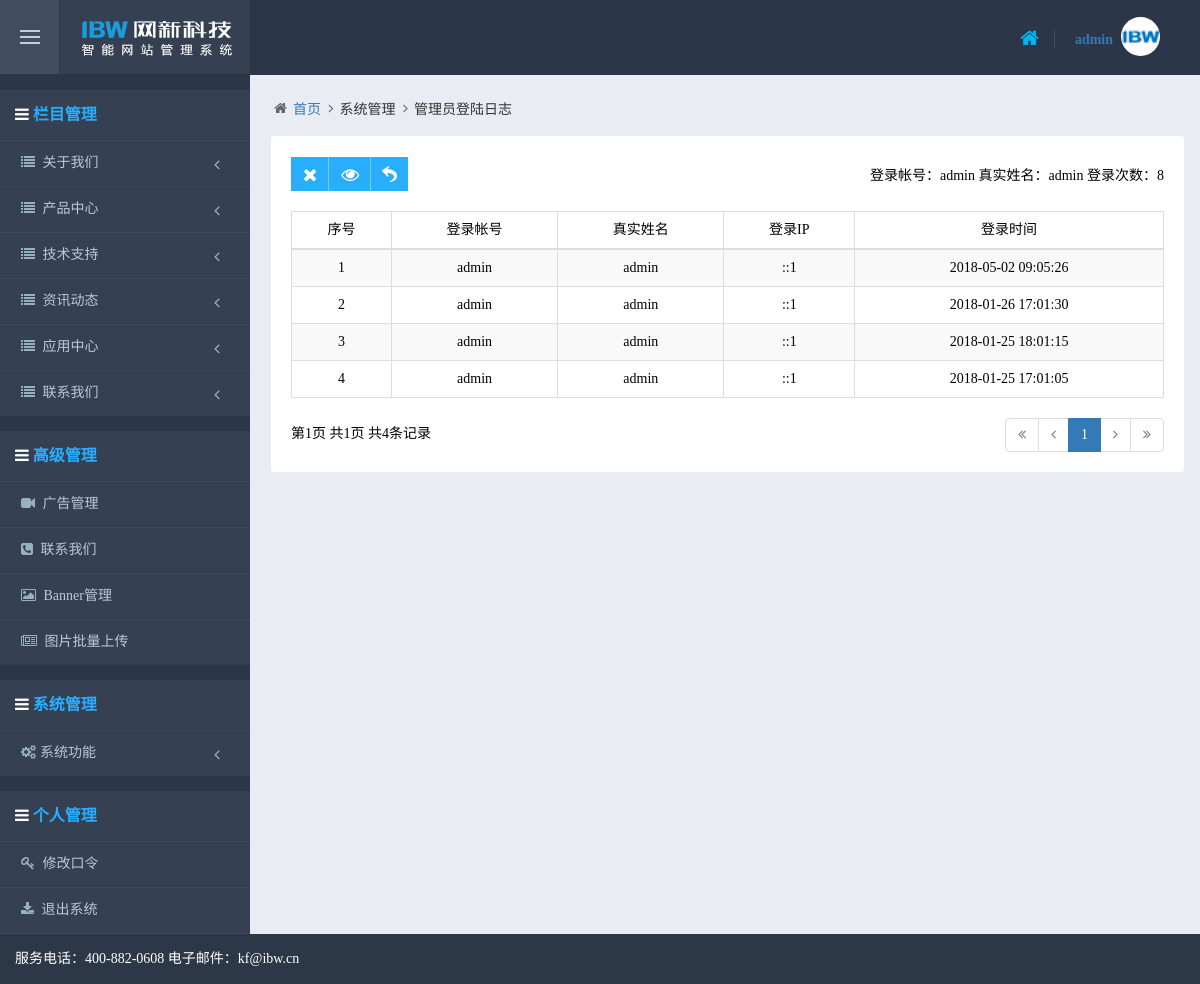
The page /manage/admin_login_list.php?id=1 (signed in) on the database its author committed.
### tables this page shows
CREATE TABLE `info_class` (
  `id` varchar(20) NOT NULL DEFAULT '',
  `sortnum` int(10) unsigned NOT NULL DEFAULT '0',
  `name` varchar(50) NOT NULL DEFAULT '',
  `pic` varchar(200) DEFAULT NULL,
  `content` text,
  `files` text,
  `info_state` varchar(10) NOT NULL DEFAULT '',
  `max_level` tinyint(1) unsigned NOT NULL DEFAULT '0',
  `has_sub` tinyint(1) unsigned NOT NULL DEFAULT '0',
  `sub_content` tinyint(1) unsigned NOT NULL DEFAULT '0',
  `sub_pic` tinyint(1) unsigned NOT NULL DEFAULT '0',
  `hasViews` tinyint(1) unsigned NOT NULL DEFAULT '0',
  `hasState` tinyint(1) unsigned NOT NULL DEFAULT '0',
  `hasPic` tinyint(1) unsigned NOT NULL DEFAULT '0',
  `hasAnnex` tinyint(1) unsigned NOT NULL DEFAULT '0',
  `hasIntro` tinyint(1) unsigned NOT NULL DEFAULT '0',
  `hasContent` tinyint(1) unsigned NOT NULL DEFAULT '0',
  `hasWebsite` tinyint(1) unsigned NOT NULL DEFAULT '0',
  `hasAuthor` tinyint(1) unsigned NOT NULL DEFAULT '0',
  `hasSource` tinyint(1) unsigned NOT NULL DEFAULT '0',
  `hasKeyword` tinyint(1) unsigned NOT NULL DEFAULT '0',
  `state` tinyint(1) unsigned NOT NULL DEFAULT '0',
  `hasPics` tinyint(1) unsigned DEFAULT '0',
  `hasPic2` tinyint(1) unsigned DEFAULT '0',
  `hasContent2` tinyint(1) unsigned DEFAULT '0',
  `hasContent3` tinyint(1) unsigned DEFAULT '0',
  `hasContent4` tinyint(1) unsigned DEFAULT '0',
  `hasContent5` tinyint(1) unsigned DEFAULT '0',
  `hasContent6` tinyint(1) unsigned DEFAULT '0',
  `en_name` varchar(50) DEFAULT NULL,
  `hasDescription` tinyint(1) NOT NULL DEFAULT '0',
  `keyword` varchar(200) DEFAULT NULL,
  `description` varchar(200) DEFAULT NULL,
  PRIMARY KEY (`id`),
  KEY `sortnum` (`sortnum`)
);

CREATE TABLE `advanced` (
  `id` int(10) unsigned NOT NULL DEFAULT '0',
  `sortnum` int(10) unsigned NOT NULL DEFAULT '0',
  `name` varchar(50) NOT NULL DEFAULT '',
  `default_file` varchar(50) NOT NULL DEFAULT '',
  `state` tinyint(1) unsigned NOT NULL DEFAULT '0',
  PRIMARY KEY (`id`),
  UNIQUE KEY `id` (`id`)
);

### config.php (called while the page is built, shortened)
<?
$config["db_host"] = "localhost";
$config["db_user"] = "root";
$config["db_pass"] = "root";
$config["db_name"] = "robox";

### include/onlyDB.php (called while the page is built, shortened)
<?
class onlyDB
{
	var $dbHost       = "";
	var $dbUser       = "";
	var $dbPassword   = "";
	var $dbName       = "";
	var $linkId;
	function onlyDB($dbHost, $dbUser, $dbPassword, $dbName = "")
	{
		$this->dbHost      = $dbHost;
		$this->dbUser      = $dbUser;
		$this->dbPassword  = $dbPassword;
		$this->dbName      = $dbName;
	}
	function connect()
	{
		$this->linkId = mysql_connect($this->dbHost, $this->dbUser, $this->dbPassword);
		if ($this->dbName)
		{
			return $this->select_db($this->dbName);
		}
		return true;
	}
	function select_db($dbName)
	{
		$rt = mysql_select_db($dbName);
		if (!$rt)
		{
			raise( new OnlyException( $this->error() ) );
		}
		else
		{
			$this->dbName = $dbName;
		}
		return $rt;
	}
	function query($query)
	{
		$rt = mysql_query($query, $this->linkId);
		return $rt;
	}
	function fetch_array($result, $fetchModule = MYSQL_ASSOC)
	{
		return mysql_fetch_array($result, $fetchModule);
	}
}
?>

### manage/isadmin.php (called while the page is built, shortened)
<?php
$session_admin_grade	= $_SESSION["ADMIN_GRADE"];
?>

### manage/admin_login_list.php (the view, shortened to what this page needs)
<?
require(dirname(__FILE__) . "/isadmin.php");
require(dirname(__FILE__) . "/config.php");
$id			= (int)$_GET["id"];
$page		= (int)$_GET["page"] > 0 ? (int)$_GET["page"] : 1;
$listUrl  = "admin_login_list.php?page=$page&id=$id";
$clearUrl = "admin_login_list.php?id=$id";
$backUrl  = "admin_list.php";
$db = new onlyDB($config["db_host"], $config["db_user"], $config["db_pass"], $config["db_name"]);
$sql = "select name, realname, login_count from admin where id=$id";
$rst = $db->query($sql);
if ($row = $db->fetch_array($rst))
{
	$name			= $row["name"];
	$realname		= $row["realname"];
	$login_count	= $row["login_count"];
}
else
{
	$db->close();
	info("指定的记录不存在！");
}
?>
<!DOCTYPE html>
<html lang="zh-CN">
<head>
<link href="themes/plugins/bootstrap/css/bootstrap.min.css" rel="stylesheet" />
<link href="themes/fonts/font-awesome/css/font-awesome.min.css" rel="stylesheet" />
<link href="themes/plugins/uniform/css/uniform.default.css" rel="stylesheet" />
<link href="themes/css/shy.css" rel="stylesheet" />
<link href="themes/css/shy-skin.css" rel="stylesheet" />
</head>
<body>
<?
	require_once("header.php");
?>
<div class="page-container clearfix">
	<div class="page-content-wrapper">
		<?
		require_once("menu.php");
		?>
		<div class="page-content">
			<ul class="page-breadcrumb breadcrumb">
				<li><i class="fa fa-home"></i><a href="index.php">首页</a></li>
				<li><i class="fa fa-angle-right"></i>系统管理</li>
				<li><i class="fa fa-angle-right"></i>管理员登陆日志</li>
			</ul>
			<div class="row">
				<div class="col-md-12">
					<div class="portlet light">
						<div class="portlet-title">
							<div class="row">
								<div class="col-md-6 col-sm-6">
									<div class="caption"><a class="btn btn-shy btn-default tooltips" href="<?=$clearUrl?>&clear_id=<?=$id?>" onClick="return clearLogin()" data-placement="top" data-original-title="清空日志"><i class="fa fa-remove"></i></a> <a class="btn btn-shy btn-default tooltips" href="<?=$listUrl?>" data-placement="top" data-original-title="刷新列表"><i class="fa fa-eye"></i></a> <a class="btn btn-shy btn-default tooltips s-back" href="<?=$backUrl?>" data-placement="top" data-original-title="返回列表"></a></div>
								</div>
								<div class="col-md-6 col-sm-6">
									<div class="sch-form pull-right"  style="height:40px">
										登录帐号：<?=$name?> 真实姓名：<?=$realname?> 登录次数：<?=$login_count?>
                                    </div>
								</div>
							</div>
						</div>
						<div class="portlet-body table-responsive">
							<table class="table table-striped table-bordered table-hover table-checkable order-column dataTable no-footer" id="sample_1">
								<thead>
									<tr>
										<th width="100" class="text-center hidden-xs">序号</th>
										<th class="text-center hidden-xs">登录帐号</th>
										<th class="text-center hidden-xs">真实姓名</th>
										<th class="text-center hidden-xs">登录IP</th>
										<th class="text-center hidden-xs">登录时间</th>
									</tr>
								</thead>
								<tbody>
									<?
									$page_size   = DEFAULT_PAGE_SIZE;
									$sql = "select count(*) as cnt from admin_login where admin_id=$id";
									$rst = $db->query($sql);
									$row = $db->fetch_array($rst);
									$record_count = $row["cnt"];
									$page_count = ceil($record_count / $page_size);
									$sql = "select admin_id, login_time, login_ip from admin_login where admin_id=$id order by login_time desc";
									$sql .= " limit " . ($page - 1) * $page_size . ", " . $page_size;
									$rst = $db->query($sql);
									$i = 1;
									while ($row = $db->fetch_array($rst)){
									?>
									<tr class="<?if($i%2==1){echo "odd";}else{echo "even";}?>" >
										<th class="text-center hidden-xs"><?=$i?></th>
										<th class="text-center hidden-xs"><?=$name?></th>
										<th class="text-center hidden-xs"><?=$realname?></th>
										<th class="text-center hidden-xs"><?=$row["login_ip"]?></th>
										<th class="text-center hidden-xs"><?=$row["login_time"]?></th>
									</tr>
									<?
										$i++;
									}
									?>
								</tbody>
							</table>
						</div>
						<div class="row">
							<div class="col-md-5 col-sm-5 hidden-xs">
								<div class="records">第<?=$page?>页 共<?=$page_count?>页 共<?=$record_count?>条记录</div>
							</div>
							<div class="col-md-7 col-sm-7">
								<?=genPaginationBar($page, $page_count)?>
							</div>
						</div>
					</div>
				</div>
			</div>
		</div>
	</div>
</div>
<?
	require_once("foot.php");
?>
</body>
</html>

### manage/menu.php (shortened to what this page needs)
<?
$db = new onlyDB($config["db_host"], $config["db_user"], $config["db_pass"], $config["db_name"]);
?>
<div class="page-sidebar-wrapper">
	<div class="page-sidebar navbar-collapse collapse">
		<ul class="page-sidebar-menu" data-slide-speed="200">
			<li class="heading"> <i class="fa fa-navicon"></i> 栏目管理</li>
            <?
            $sql = "select id, name, state from info_class where id like '" . CLASS_SPACE . "' order by sortnum asc";
			$rst = $db->query($sql);
			while ($row = $db->fetch_array($rst))
			{
				if ($session_admin_grade == ADMIN_HIDDEN || $session_admin_grade == ADMIN_SYSTEM || $session_admin_grade == ADMIN_ADVANCED || hasBegin4Include($session_admin_popedom, $row["id"]) == true)
				{
			?>
			<li class="nav-item">
				<a href="javascript:;" class="nav-toggle"> <i class="fa fa-list"></i> <span class="title"><?=$row["name"]?></span><span class="arrow"></span></a>
					<?
					$sql  = "select id, name from info_class where id like '" . $row["id"] . CLASS_SPACE . "' order by sortnum asc";
					?>
			</li>
			<?
				}
            }
            if ($session_admin_grade == ADMIN_HIDDEN || $session_admin_grade == ADMIN_SYSTEM || count($session_admin_advanced) > 0)
			{
			?>
			<li class="heading"> <i class="fa fa-navicon"></i> 高级管理</li>
        	<?
        		if ($session_admin_grade == ADMIN_HIDDEN){
				$sql = "select id, name, default_file from advanced where state>0 order by sortnum asc limit 20";
				}else{
				$sql = "select id, name, default_file from advanced where state=1 order by sortnum asc limit 20";
				}
				$rst = $db->query($sql);
				while ($row = $db->fetch_array($rst))
				{
					if ($session_admin_grade == ADMIN_HIDDEN || $session_admin_grade == ADMIN_SYSTEM || hasInclude($session_admin_advanced, $row["id"]) == true)
					{
				?>
				<li class="nav-item">
					<a href="<?=$row["default_file"]?>" class="nav-toggle"> <i class="fa fa-ico<?=$row["id"]?>"></i> <span class="title"><?=$row["name"]?></span></a>
	            </li>
				<?
					}
	            }
	        ?>
			<?
            }
            if ($session_admin_grade == ADMIN_HIDDEN || $session_admin_grade == ADMIN_SYSTEM)
			{
			?>
			<li class="heading"> <i class="fa fa-navicon"></i> 系统管理</li>
			<li class="nav-item"><a href="javascript:;" class="nav-toggle"><i class="fa fa-cogs"></i><span  class="title">系统功能</span><span class="arrow"></span> </a>
			</li>
			<?
            }
			?>
			<li class="heading"> <i class="fa fa-navicon"></i> 个人管理</li>
			<li class="nav-item"><a href="admin_changepass.php" class="nav-toggle"> <i class="fa fa-key"></i> <span class="title">修改口令</span></a></li>
			<li class="nav-item"><a href="logout.php" class="nav-toggle" onClick="if (confirm('确定要退出吗？')) return true; else return false;"> <i class="fa  fa-download"></i> <span class="title">退出系统</span></a></li>
		</ul>
	</div>
</div>

### manage/themes/css/shy.css (style rules this page uses)
.page-content-wrapper { background:#354052; }
.page-content { background:#e9ecf3; }
.page-container { position:relative; margin:0; padding:0 15px 50px 0; }
.page-container:after,.page-container:before { content:" "; display:table; }
@media (min-width:992px) { .page-content-wrapper { width:100%; } }
@media (min-width:992px) { .page-content-wrapper .page-content { min-height:600px; margin-left:250px; margin-top:0; padding:10px 0 0 20px; } }
.page-sidebar { padding:0; border-radius:0; background: #354052; }
.page-sidebar .page-sidebar-menu { margin:0 0; padding:0; border-bottom:1px solid #3f4b5b; }
.page-sidebar-menu .heading { height:65px; margin:0; padding:10px 15px 10px; border-bottom:1px solid #343d4e; color:#29aefe; line-height:30px; font-size:16px; font-weight:bold; border-top: 15px solid #2b3749; }
.page-sidebar-menu .heading .fa { color: #fff; }
.page-sidebar-menu>li>a { position:relative; display:block; margin:0 0 0; padding:12px 21px; border:0; border-bottom:1px solid #343d4e; border-top:1px solid #3f4b5b; text-decoration:none; }
.page-sidebar-menu>li>a>.title { font-size:14px; font-weight:400; color:#bac8dd; }
.page-sidebar-menu li a i { position:relative; margin-right:4px; font-size:14px; font-weight:300; }
.page-sidebar-menu>li>a>[class^=fa] { position:relative; margin-right:4px; }
@media (min-width:992px) { .page-sidebar,.page-sidebar .page-sidebar-menu { margin-bottom:0; } }
@media (min-width:992px) { .page-sidebar { position:relative; float:left; width:250px; max-height:none!important; margin-right:-100%; background: #354052; } }
.breadcrumb { margin:0; padding:15px 0 ; background:0 0; color:#333 }
.breadcrumb>li+li:before { display:none; }
.breadcrumb .fa { position:relative; top:-1px; margin:0 6px 0 4px; color:#666; }
.portlet { margin-bottom:25px; padding:20px; border-radius:4px; border:1px solid #e7ecf1; background:#fff; }
.portlet .portlet-title { min-height:40px; padding:0; line-height:40px; }
.portlet .portlet-title:after,.portlet .portlet-title:before { content:" "; display:table; }
.portlet .portlet-title .caption { float:left; font-size:16px; padding:0; border-radius:3px; border:0; line-height: 38px; }
.light .portlet-title .col-md-6 .caption { float:left; font-size:16px; padding:0; border-radius:3px; border:0; line-height: 34px; }
.light .portlet-title .caption a { border:none; margin: 0; border-radius:0; border-left:1px solid #74cbff; background:#29aefe;margin-right: -5px; color: #fff }
.light .portlet-title .caption .btn:first-child { border-left:0; }
.sch-form { margin-bottom:15px; overflow:hidden; }
.btn-shy { height:34px; margin-right:3px; padding:0 12px; font-size:18px; line-height:34px; }
.btn-shy>.fa { margin-top:9px; }
.btn { outline:0!important; }
.btn:not(.btn-sm):not(.btn-lg) { line-height:1.44 }
.portlet .table-responsive { padding-top:0; }
.records { line-height:32px; }
.s-back { width: 38px; background-image: url(../images/back.png)!important; background-position: center!important; background-repeat: no-repeat!important; }

### manage/themes/css/shy-skin.css (style rules this page uses)
body { min-width:320px; background:#e9ecf3; color:#000; font-family:'微软雅黑'; font-size:14px; }
th { font-weight:normal;white-space:nowrap; }
.page-sidebar,.page-sidebar-closed.page-sidebar-fixed .page-sidebar:hover { background-color:none }
.page-sidebar .page-sidebar-menu>li>a,.page-sidebar-closed.page-sidebar-fixed .page-sidebar:hover .page-sidebar-menu>li>a { color:#485a6a }
.page-sidebar .page-sidebar-menu>li>a>i,.page-sidebar-closed.page-sidebar-fixed .page-sidebar:hover .page-sidebar-menu>li>a>i { color:#97b1c3 }

### rows shown on the page
info_class: name "关于我们"
info_class: name "产品中心"
info_class: name "技术支持"
info_class: name "资讯动态"
info_class: name "应用中心"
info_class: name "联系我们"
advanced: name "广告管理"
advanced: name "联系我们"
advanced: name "Banner管理"
advanced: name "图片批量上传"

### other values the page prints
$_SESSION["ADMIN_NAME"] "admin"
$name "admin"
$realname "admin"
$login_count "8"
$row["login_ip"] "::1"
$row["login_time"] "2018-05-02 09:05:26"
$row["login_time"] "2018-01-26 17:01:30"
$row["login_time"] "2018-01-25 18:01:15"
$row["login_time"] "2018-01-25 17:01:05"
$page "1"
$page_count "1"
$record_count "4"
